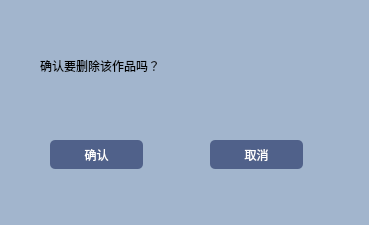
<?xml version="1.0" encoding="UTF-8"?>
<ui version="4.0">
 <class>deleteBook</class>
 <widget class="QDialog" name="deleteBook">
  <property name="geometry">
   <rect>
    <x>0</x>
    <y>0</y>
    <width>369</width>
    <height>225</height>
   </rect>
  </property>
  <property name="windowTitle">
   <string>Dialog</string>
  </property>
  <property name="styleSheet">
   <string notr="true">background-color: rgb(162, 181, 205);</string>
  </property>
  <widget class="QLabel" name="textDeleteBook">
   <property name="geometry">
    <rect>
     <x>40</x>
     <y>20</y>
     <width>321</width>
     <height>91</height>
    </rect>
   </property>
   <property name="styleSheet">
    <string notr="true">font: 12pt &quot;Microsoft YaHei UI&quot;;</string>
   </property>
   <property name="text">
    <string>确认要删除该作品吗？</string>
   </property>
  </widget>
  <widget class="QPushButton" name="btnDelete">
   <property name="geometry">
    <rect>
     <x>50</x>
     <y>140</y>
     <width>93</width>
     <height>29</height>
    </rect>
   </property>
   <property name="styleSheet">
    <string notr="true">color: rgb(255, 255, 255);
border: 0px;
border-radius:5px;
background-color: rgb(80, 97, 138);</string>
   </property>
   <property name="text">
    <string>确认</string>
   </property>
  </widget>
  <widget class="QPushButton" name="btnCancel">
   <property name="geometry">
    <rect>
     <x>210</x>
     <y>140</y>
     <width>93</width>
     <height>29</height>
    </rect>
   </property>
   <property name="styleSheet">
    <string notr="true">color: rgb(255, 255, 255);
border: 0px;
border-radius:5px;
background-color: rgb(80, 97, 138);</string>
   </property>
   <property name="text">
    <string>取消</string>
   </property>
  </widget>
 </widget>
 <resources/>
 <connections/>
</ui>
